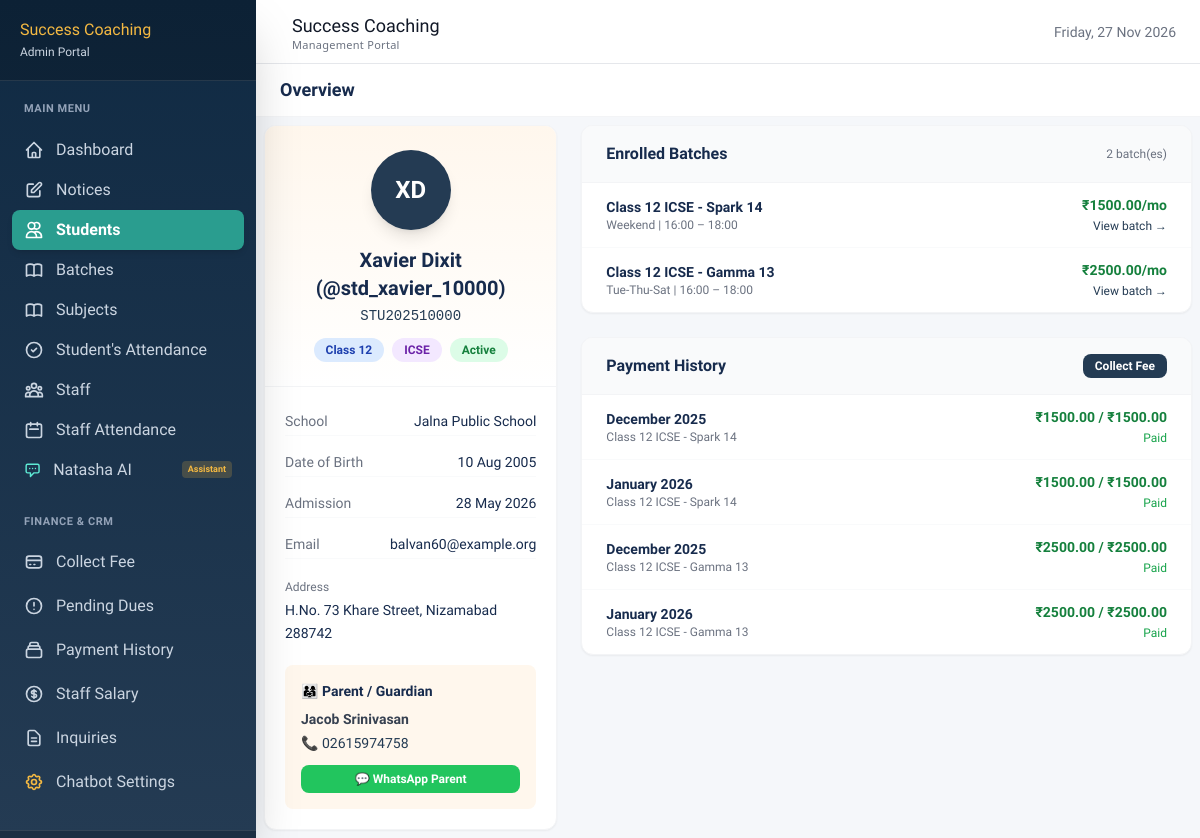
The app's page /dashboard/students/1/ (signed in) with its own data.
### students/models.py (models this page shows, shortened)
class Student(models.Model):
    BOARD_CHOICES = [('CBSE', 'CBSE'), ('ICSE', 'ICSE')]
    CLASS_CHOICES = [(str(i), f'Class {i}') for i in range(5, 13)]
    user = models.OneToOneField(settings.AUTH_USER_MODEL, on_delete=models.CASCADE)
    student_id = models.CharField(max_length=20, unique=True)
    date_of_birth = models.DateField()
    board = models.CharField(max_length=10, choices=BOARD_CHOICES)
    current_class = models.CharField(max_length=5, choices=CLASS_CHOICES)
    school_name = models.CharField(max_length=200)
    parent_name = models.CharField(max_length=100)
    parent_phone = models.CharField(max_length=15)
    parent_email = models.EmailField(blank=True)
    address = models.TextField()
    admission_date = models.DateField(auto_now_add=True)
    is_active = models.BooleanField(default=True)
    photo = models.ImageField(upload_to='students/', blank=True, null=True)

### accounts/models.py (models this page shows)
class User(AbstractUser):
    ROLE_CHOICES = [('admin', 'Admin'), ('staff', 'Staff'), ('student', 'Student')]
    role = models.CharField(max_length=20, choices=ROLE_CHOICES, default='student')
    phone = models.CharField(max_length=15, blank=True)
    profile_photo = models.ImageField(upload_to='profiles/', blank=True, null=True)
    created_at = models.DateTimeField(auto_now_add=True)

### batches/models.py (models this page shows, shortened)
class Batch(models.Model):
    DAYS_CHOICES = [
        ('MWF', 'Mon-Wed-Fri'),
        ('TTS', 'Tue-Thu-Sat'),
        ('DAILY', 'Daily'),
        ('WEEKEND', 'Weekend'),
    ]
    TIME_SLOT_CHOICES = [
        ('morning', 'Morning (6AM–9AM)'),
        ('afternoon', 'Afternoon (12PM–3PM)'),
        ('evening', 'Evening (4PM–7PM)'),
    ]
    batch_name = models.CharField(max_length=100)
    batch_code = models.CharField(max_length=20, unique=True)
    class_level = models.CharField(max_length=5, choices=[(str(i), f'Class {i}') for i in range(5, 13)])
    board = models.CharField(max_length=10, choices=[('CBSE', 'CBSE'), ('ICSE', 'ICSE'), ('BOTH', 'Both')])
    subjects = models.ManyToManyField(Subject, blank=True)
    teacher = models.ForeignKey('staff.Staff', on_delete=models.SET_NULL, null=True)
    students = models.ManyToManyField('students.Student', blank=True, related_name='batches')
    days = models.CharField(max_length=20, choices=DAYS_CHOICES)
    time_slot = models.CharField(max_length=20, choices=TIME_SLOT_CHOICES)
    start_time = models.TimeField()
    end_time = models.TimeField()
    start_date = models.DateField()
    max_students = models.IntegerField(default=30)
    is_active = models.BooleanField(default=True)
    room_number = models.CharField(max_length=20, blank=True)
    monthly_fee = models.DecimalField(max_digits=8, decimal_places=2)

### payments/models.py (models this page shows, shortened)
class Payment(models.Model):
    STATUS_CHOICES = [
        ('paid', 'Paid'),
        ('pending', 'Pending'),
        ('partial', 'Partial'),
        ('waived', 'Waived'),
    ]
    MODE_CHOICES = [
        ('cash', 'Cash'),
        ('upi', 'UPI'),
        ('bank_transfer', 'Bank Transfer'),
        ('cheque', 'Cheque'),
    ]
    student = models.ForeignKey('students.Student', on_delete=models.CASCADE, related_name='payments')
    batch = models.ForeignKey('batches.Batch', on_delete=models.CASCADE)
    month = models.DateField()
    amount_due = models.DecimalField(max_digits=8, decimal_places=2)
    amount_paid = models.DecimalField(max_digits=8, decimal_places=2, default=0)
    status = models.CharField(max_length=10, choices=STATUS_CHOICES, default='pending')
    payment_mode = models.CharField(max_length=20, choices=MODE_CHOICES, blank=True)
    payment_date = models.DateField(null=True, blank=True)
    receipt_number = models.CharField(max_length=50, unique=True, null=True, blank=True)
    collected_by = models.ForeignKey(settings.AUTH_USER_MODEL, on_delete=models.SET_NULL, null=True)
    remarks = models.TextField(blank=True)
    class Meta:
        unique_together = ('student', 'batch', 'month')

### students/views.py (the view)
# urls.py: path('<int:pk>/', views.student_detail, name='student_detail'),
@staff_or_admin_required
def student_detail(request, pk):
    student = get_object_or_404(Student, pk=pk)
    return render(request, 'dashboard/students/detail.html', {
        'student': student,
        'readonly': request.user.role == 'staff',
    })

### accounts/context_processors.py (called while the page is built)
def dashboard_base(request):
    context = {}
    if not request.user.is_authenticated:
        context['base_template'] = 'base_dashboard.html'
        return context
    if request.user.role == 'staff':
        context['base_template'] = 'base_staff.html'
        context['active_notices'] = Notice.objects.filter(is_active=True)
    elif request.user.role == 'student':
        context['base_template'] = 'base_dashboard.html'
        context['active_notices'] = Notice.objects.filter(is_active=True, target_audience='all')
    else:
        context['base_template'] = 'base_dashboard.html'
        context['active_notices'] = Notice.objects.filter(is_active=True)
    return context

### templates/dashboard/students/detail.html (shortened to what this page needs)
{% extends base_template %}
{% block content %}
<div class="grid grid-cols-1 lg:grid-cols-3 gap-6">
    <div class="bg-white rounded-xl shadow-sm border border-gray-100 overflow-hidden">
        <div class="p-6 text-center bg-gradient-to-b from-orange-50 to-white border-b border-gray-100">
            <div class="w-20 h-20 bg-primary rounded-full flex items-center justify-center text-white text-2xl font-bold mx-auto mb-4 shadow-lg">
                {{ student.user.first_name|first|upper }}{{ student.user.last_name|first|upper }}
            </div>
            <h2 class="text-xl font-bold text-dark">{{ student.user.get_full_name }} (@{{ student.user.username }})</h2>
            <p class="text-primary font-mono text-sm mt-1">{{ student.student_id }}</p>
            <div class="mt-3 flex justify-center gap-2">
                <span class="bg-blue-100 text-blue-800 px-3 py-1 rounded-full text-xs font-semibold">Class {{ student.current_class }}</span>
                <span class="bg-purple-100 text-purple-800 px-3 py-1 rounded-full text-xs font-semibold">{{ student.board }}</span>
                {% if student.is_active %}
                <span class="bg-green-100 text-green-700 px-3 py-1 rounded-full text-xs font-semibold">Active</span>
                {% else %}
                <span class="bg-red-100 text-red-700 px-3 py-1 rounded-full text-xs font-semibold">Inactive</span>
                {% endif %}
            </div>
        </div>
        <div class="p-5 space-y-3 text-sm">
            <div class="flex justify-between py-1 border-b border-gray-50">
                <span class="text-gray-500">School</span>
                <span class="font-medium text-right max-w-[60%]">{{ student.school_name }}</span>
            </div>
            <div class="flex justify-between py-1 border-b border-gray-50">
                <span class="text-gray-500">Date of Birth</span>
                <span class="font-medium">{{ student.date_of_birth|date:"d M Y" }}</span>
            </div>
            <div class="flex justify-between py-1 border-b border-gray-50">
                <span class="text-gray-500">Admission</span>
                <span class="font-medium">{{ student.admission_date|date:"d M Y" }}</span>
            </div>
            <div class="flex justify-between py-1 border-b border-gray-50">
                <span class="text-gray-500">Email</span>
                <span class="font-medium truncate max-w-[60%]">{{ student.user.email|default:"—" }}</span>
            </div>
            <div class="pt-2">
                <p class="text-gray-500 text-xs mb-1">Address</p>
                <p class="font-medium text-sm leading-relaxed">{{ student.address }}</p>
            </div>
        </div>
        <div class="px-5 pb-5">
            <div class="bg-orange-50 rounded-lg p-4 text-sm">
                <p class="font-bold text-dark mb-2">👨‍👩‍👧 Parent / Guardian</p>
                <p class="text-gray-700 font-semibold">{{ student.parent_name }}</p>
                <a href="tel:{{ student.parent_phone }}" class="text-primary hover:underline block mt-1">📞 {{ student.parent_phone }}</a>
                <a href="https://wa.me/91{{ student.parent_phone }}" target="_blank" class="mt-3 w-full flex items-center justify-center gap-2 bg-green-500 text-white py-1.5 rounded-lg text-xs font-semibold hover:bg-green-600 transition">
                    💬 WhatsApp Parent
                </a>
            </div>
        </div>
    </div>
    <div class="lg:col-span-2 space-y-6">
        <div class="bg-white rounded-xl shadow-sm border border-gray-100 overflow-hidden">
            <div class="px-6 py-4 border-b border-gray-100 flex justify-between items-center bg-gray-50">
                <h3 class="font-bold text-dark">Enrolled Batches</h3>
                <span class="text-xs text-gray-500">{{ student.batches.count }} batch(es)</span>
            </div>
            <div class="divide-y divide-gray-50">
                {% for batch in student.batches.all %}
                <div class="px-6 py-3 flex justify-between items-center hover:bg-gray-50 transition text-sm">
                    <div>
                        <p class="font-semibold text-dark">{{ batch.batch_name }}</p>
                        <p class="text-xs text-gray-500">{{ batch.get_days_display }} | {{ batch.start_time|time:"H:i" }} – {{ batch.end_time|time:"H:i" }}</p>
                    </div>
                    <div class="text-right">
                        <p class="text-green-700 font-bold text-sm">₹{{ batch.monthly_fee }}/mo</p>
                        <a href="{% url 'batch_detail' batch.pk %}" class="text-xs text-primary hover:underline">View batch →</a>
                    </div>
                </div>
                {% empty %}
                <div class="px-6 py-8 text-center text-gray-400 text-sm">No batches assigned. Use the Django Admin to enroll in a batch.</div>
                {% endfor %}
            </div>
        </div>
        <div class="bg-white rounded-xl shadow-sm border border-gray-100 overflow-hidden">
            <div class="px-6 py-4 border-b border-gray-100 flex justify-between items-center bg-gray-50">
                <h3 class="font-bold text-dark">Payment History</h3>
                <a href="{% url 'collect_fee' %}" class="text-xs bg-primary text-white px-3 py-1 rounded-lg font-semibold hover:bg-secondary transition">Collect Fee</a>
            </div>
            <div class="divide-y divide-gray-50 text-sm">
                {% for payment in student.payments.all|slice:":8" %}
                <div class="px-6 py-3 flex justify-between items-center hover:bg-gray-50 transition">
                    <div>
                        <p class="font-semibold text-dark">{{ payment.month|date:"F Y" }}</p>
                        <p class="text-xs text-gray-500">{{ payment.batch.batch_name }}</p>
                    </div>
                    <div class="text-right">
                        <p class="font-bold {% if payment.status == 'paid' %}text-green-700{% elif payment.status == 'pending' %}text-red-600{% else %}text-yellow-600{% endif %}">
                            ₹{{ payment.amount_paid }} / ₹{{ payment.amount_due }}
                        </p>
                        <span class="text-xs capitalize font-medium {% if payment.status == 'paid' %}text-green-600{% elif payment.status == 'pending' %}text-red-500{% else %}text-yellow-600{% endif %}">
                            {{ payment.status }}
                        </span>
                    </div>
                </div>
                {% empty %}
                <div class="px-6 py-8 text-center text-gray-400 text-sm">No payment records yet.</div>
                {% endfor %}
            </div>
        </div>
    </div>
</div>
{% endblock %}

### templates/base_dashboard.html (style rules this page uses)
body { font-family: 'Hind', sans-serif; color: #172B4D; background-color: #F5F7FA; }

### records on screen
Student: user.first_name|first "X", user.last_name|first "D", user.get_full_name "Xavier Dixit", user.username "std_xavier_10000", student_id "STU202510000", current_class "12", board "ICSE", school_name "Jalna Public School", date_of_birth "10 Aug 2005", admission_date "28 May 2026", user.email "balvan60@example.org", address "H.No. 73 Khare Street, Nizamabad 288742", parent_name "Jacob Srinivasan", parent_phone "02615974758", batches.count "2"
Batch: batch_name "Class 12 ICSE - Spark 14", days "Weekend", start_time "16:00", end_time "18:00", monthly_fee "1500.00"
Batch: batch_name "Class 12 ICSE - Gamma 13", days "Tue-Thu-Sat", start_time "16:00", end_time "18:00", monthly_fee "2500.00"
Payment: month "December 2025", batch.batch_name "Class 12 ICSE - Spark 14", amount_paid "1500.00", amount_due "1500.00", status "Paid"
Payment: month "January 2026", batch.batch_name "Class 12 ICSE - Spark 14", amount_paid "1500.00", amount_due "1500.00", status "Paid"
Payment: month "December 2025", batch.batch_name "Class 12 ICSE - Gamma 13", amount_paid "2500.00", amount_due "2500.00", status "Paid"
Payment: month "January 2026", batch.batch_name "Class 12 ICSE - Gamma 13", amount_paid "2500.00", amount_due "2500.00", status "Paid"
